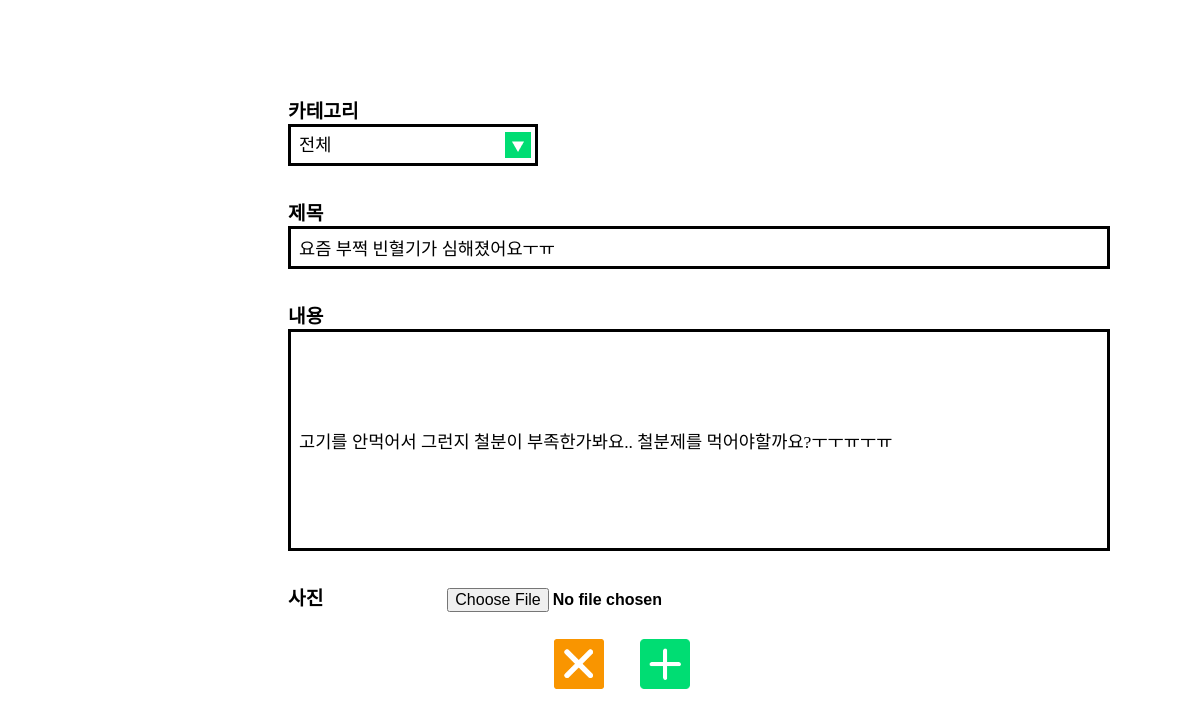
Page /post/35/modify/ (signed in) on the committed database.
### begin_vegan/models.py (models this page shows, shortened)
class Post(models.Model):
    ALL = '전체'
    VEGAN = '비건'
    LACTO_OVO = '락토-오보'
    PESCO = '페스코'
    POLLO = '폴로'
    FLEXITARIAN = '플렉시테리언'
    TENDENCY = [
        (ALL, '전체'),
        (VEGAN, '비건'),
        (LACTO_OVO, '락토-오보'),
        (PESCO, '페스코'),
        (POLLO, '폴로'),
        (FLEXITARIAN, '플렉시테리언'),
    ]
    user = models.ForeignKey(Profile, on_delete=models.CASCADE)
    title = models.CharField(max_length=100)
    content = models.CharField(max_length=200)
    date = models.DateTimeField(auto_now_add=True)
    category = models.CharField(max_length=6, choices=TENDENCY, default=FLEXITARIAN)
    photo = models.ImageField(blank=True, null=True)
    class Meta:
        ordering = ['-date']

### begin_vegan/views.py (the view)
# urls.py: path('post/<int:pk>/modify/', views.PostUpdateView.as_view(), name='post_update'),
class PostUpdateView(LoginRequiredMixin, generic.UpdateView):
    model = Post
    fields = ['user', 'title', 'content', 'category', 'photo']
    template_name_suffix = '_update'
    success_url = reverse_lazy('begin_vegan:post_list')

### begin_vegan/templates/begin_vegan/post_update.html (shortened to what this page needs)
{% extends 'base.html' %}
{% block content %}
<form class="post_create_container" action="" method="post" enctype="multipart/form-data">
    <p>
        <label style="margin-right: 62px" class="label" for="id_category">카테고리</label>
        <select class="input_box" style="width: 250px; border-color: black; margin-right: 400px"
                name="category"
                id="id_category">
            <option class="option" value="전체">전체</option>
        </select>
    </p>
    <p>
        <label class="label">제목</label>
        <input class="input_box" type="text" name="title" value="{{ post.title }}" required id="id_title" placeholder="제목을 입력해주세요.">
    </p>
    <p>
        <label class="label">내용</label>
        <input class="input_box" style="height: 200px;" type="text" name="content" value="{{ post.content }}" required
                  id="id_content" placeholder="내용을 입력해주세요.">
    </p>
    <p>
        <span class="label">사진</span>
        <input style="font-weight: bold; font-size: 1.0rem" type="file" name="photo" value={{ post.photo }} accept="image/*" id="id_photo">
        <div style="margin-left: 250px;">
            <button type="button" onclick="history.back();">
                <img style="padding: 10px; width: 50px; height: 50px"
                     src="/static/assets/cancel_icon.png" alt="취소">
            </button>
            <button type="submit">
                <img style="padding: 10px; width: 50px; height: 50px" src="/static/assets/add_submit_icon.png"
                     alt="추가">
            </button>
        </div>
    </p>
</form>
{% endblock %}

### begin_vegan/static/style.css (style rules this page uses)
.post_create_container { display: flex; justify-content: flex-start; align-items: center; flex-wrap: wrap; margin: 80px 250px 100px 280px; }
select { background: url(./assets/check_box_arraw_icon.png) no-repeat 98% 50%; -webkit-appearance: none; -moz-appearance: none; appearance: none; cursor: pointer; }
.input_box { display: inline-block; font-size: 1.1rem; width: 800px; padding: 8px; border: solid; font-family: "Arial Rounded MT Bold"; }
.label { font-size: 1.2rem; font-weight: bold; margin-right: 100px; }
button { outline: none; background: none; border: none; }

### rows in the picture
Post: title "요즘 부쩍 빈혈기가 심해졌어요ㅜㅠ", content "고기를 안먹어서 그런지 철분이 부족한가봐요.. 철분제를 먹어야할까요?ㅜㅜㅠㅜㅠ"
